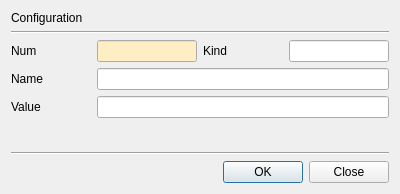
<?xml version="1.0" encoding="UTF-8"?>
<ui version="4.0">
 <class>ConfigDlg</class>
 <widget class="QDialog" name="ConfigDlg">
  <property name="geometry">
   <rect>
    <x>0</x>
    <y>0</y>
    <width>400</width>
    <height>194</height>
   </rect>
  </property>
  <property name="windowTitle">
   <string>Configuration</string>
  </property>
  <layout class="QVBoxLayout" name="verticalLayout">
   <item>
    <widget class="QLabel" name="label">
     <property name="text">
      <string>Configuration</string>
     </property>
    </widget>
   </item>
   <item>
    <widget class="Line" name="line">
     <property name="orientation">
      <enum>Qt::Horizontal</enum>
     </property>
    </widget>
   </item>
   <item>
    <layout class="QGridLayout" name="gridLayout">
     <item row="0" column="0">
      <widget class="QLabel" name="label_5">
       <property name="minimumSize">
        <size>
         <width>80</width>
         <height>0</height>
        </size>
       </property>
       <property name="maximumSize">
        <size>
         <width>16777207</width>
         <height>16777215</height>
        </size>
       </property>
       <property name="text">
        <string>Num</string>
       </property>
      </widget>
     </item>
     <item row="0" column="3">
      <widget class="QLineEdit" name="mKindText">
       <property name="maximumSize">
        <size>
         <width>16777215</width>
         <height>16777215</height>
        </size>
       </property>
      </widget>
     </item>
     <item row="0" column="2">
      <widget class="QLabel" name="label_2">
       <property name="minimumSize">
        <size>
         <width>80</width>
         <height>0</height>
        </size>
       </property>
       <property name="text">
        <string>Kind</string>
       </property>
      </widget>
     </item>
     <item row="0" column="1">
      <widget class="QLineEdit" name="mNumText">
       <property name="maximumSize">
        <size>
         <width>16777215</width>
         <height>16777215</height>
        </size>
       </property>
       <property name="palette">
        <palette>
         <active>
          <colorrole role="Base">
           <brush brushstyle="SolidPattern">
            <color alpha="255">
             <red>255</red>
             <green>238</green>
             <blue>196</blue>
            </color>
           </brush>
          </colorrole>
         </active>
         <inactive>
          <colorrole role="Base">
           <brush brushstyle="SolidPattern">
            <color alpha="255">
             <red>255</red>
             <green>238</green>
             <blue>196</blue>
            </color>
           </brush>
          </colorrole>
         </inactive>
         <disabled>
          <colorrole role="Base">
           <brush brushstyle="SolidPattern">
            <color alpha="255">
             <red>240</red>
             <green>240</green>
             <blue>240</blue>
            </color>
           </brush>
          </colorrole>
         </disabled>
        </palette>
       </property>
       <property name="readOnly">
        <bool>true</bool>
       </property>
      </widget>
     </item>
    </layout>
   </item>
   <item>
    <layout class="QGridLayout" name="gridLayout_2">
     <item row="0" column="0">
      <widget class="QLabel" name="label_3">
       <property name="minimumSize">
        <size>
         <width>80</width>
         <height>0</height>
        </size>
       </property>
       <property name="text">
        <string>Name</string>
       </property>
      </widget>
     </item>
     <item row="0" column="1">
      <widget class="QLineEdit" name="mNameText"/>
     </item>
    </layout>
   </item>
   <item>
    <layout class="QGridLayout" name="gridLayout_4">
     <property name="topMargin">
      <number>0</number>
     </property>
     <item row="0" column="0">
      <widget class="QLabel" name="label_4">
       <property name="minimumSize">
        <size>
         <width>80</width>
         <height>0</height>
        </size>
       </property>
       <property name="text">
        <string>Value</string>
       </property>
      </widget>
     </item>
     <item row="0" column="1">
      <widget class="QLineEdit" name="mValueText"/>
     </item>
    </layout>
   </item>
   <item>
    <spacer name="verticalSpacer">
     <property name="orientation">
      <enum>Qt::Vertical</enum>
     </property>
     <property name="sizeHint" stdset="0">
      <size>
       <width>20</width>
       <height>40</height>
      </size>
     </property>
    </spacer>
   </item>
   <item>
    <widget class="Line" name="line_2">
     <property name="orientation">
      <enum>Qt::Horizontal</enum>
     </property>
    </widget>
   </item>
   <item>
    <layout class="QGridLayout" name="gridLayout_3">
     <item row="0" column="1">
      <widget class="QPushButton" name="mOKBtn">
       <property name="text">
        <string>OK</string>
       </property>
      </widget>
     </item>
     <item row="0" column="2">
      <widget class="QPushButton" name="mCloseBtn">
       <property name="text">
        <string>Close</string>
       </property>
      </widget>
     </item>
     <item row="0" column="0">
      <spacer name="horizontalSpacer">
       <property name="orientation">
        <enum>Qt::Horizontal</enum>
       </property>
       <property name="sizeHint" stdset="0">
        <size>
         <width>40</width>
         <height>20</height>
        </size>
       </property>
      </spacer>
     </item>
    </layout>
   </item>
  </layout>
 </widget>
 <resources/>
 <connections/>
</ui>
